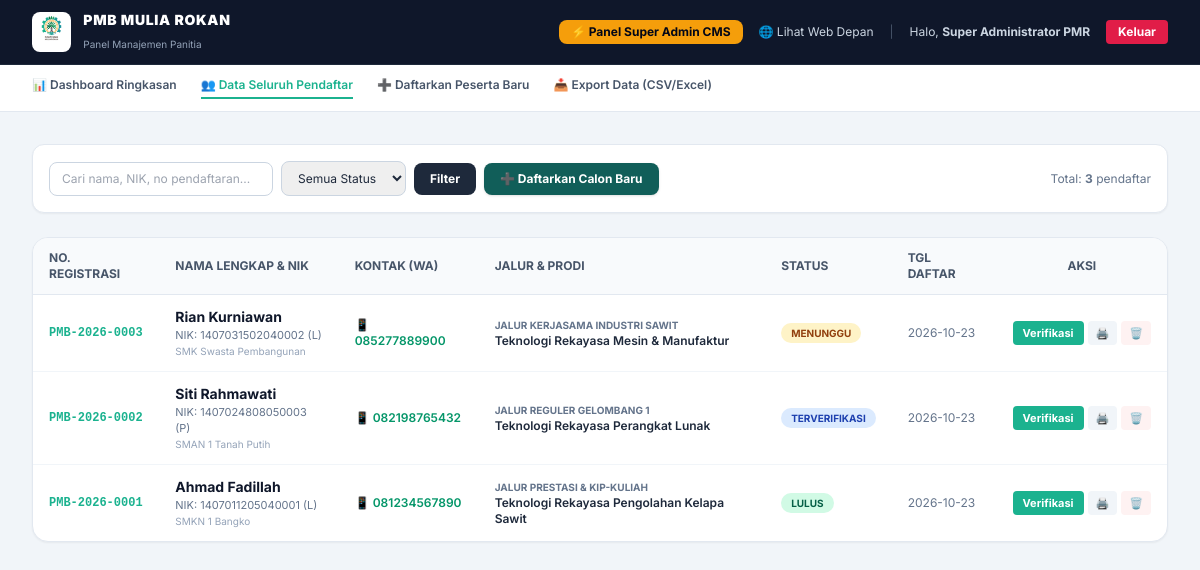
Screenshot of /admin/pendaftar.php (signed in) with the database file from the repository.
### tables this page shows
CREATE TABLE `pendaftar` (
  `id` int(11) NOT NULL AUTO_INCREMENT,
  `no_pendaftaran` varchar(30) NOT NULL UNIQUE,
  `nama_lengkap` varchar(150) NOT NULL,
  `nik` varchar(20) NOT NULL,
  `jenis_kelamin` enum('L','P') NOT NULL,
  `tempat_lahir` varchar(100) NOT NULL,
  `tanggal_lahir` date NOT NULL,
  `no_whatsapp` varchar(20) NOT NULL,
  `email` varchar(100) NOT NULL,
  `alamat` text NOT NULL,
  `asal_sekolah` varchar(150) NOT NULL,
  `jurusan_sekolah` varchar(100) DEFAULT NULL,
  `tahun_lulus` year(4) NOT NULL,
  `jalur_id` int(11) NOT NULL,
  `prodi_pilihan_1` int(11) NOT NULL,
  `prodi_pilihan_2` int(11) DEFAULT NULL,
  `foto` varchar(255) DEFAULT NULL,
  `berkas_rapor` varchar(255) DEFAULT NULL,
  `berkas_kk` varchar(255) DEFAULT NULL,
  `status_seleksi` enum('menunggu','terverifikasi','lulus','tidak_lulus') NOT NULL DEFAULT 'menunggu',
  `catatan_panitia` text DEFAULT NULL,
  `created_at` timestamp NOT NULL DEFAULT CURRENT_TIMESTAMP,
  PRIMARY KEY (`id`),
  KEY `fk_pendaftar_jalur` (`jalur_id`),
  KEY `fk_pendaftar_prodi1` (`prodi_pilihan_1`),
  KEY `fk_pendaftar_prodi2` (`prodi_pilihan_2`),
  CONSTRAINT `fk_pendaftar_jalur` FOREIGN KEY (`jalur_id`) REFERENCES `jalur_pendaftaran` (`id`) ON DELETE CASCADE,
  CONSTRAINT `fk_pendaftar_prodi1` FOREIGN KEY (`prodi_pilihan_1`) REFERENCES `program_studi` (`id`) ON DELETE CASCADE,
  CONSTRAINT `fk_pendaftar_prodi2` FOREIGN KEY (`prodi_pilihan_2`) REFERENCES `program_studi` (`id`) ON DELETE SET NULL
);

CREATE TABLE `jalur_pendaftaran` (
  `id` int(11) NOT NULL AUTO_INCREMENT,
  `kode_jalur` varchar(20) NOT NULL UNIQUE,
  `nama_jalur` varchar(100) NOT NULL,
  `deskripsi` text NOT NULL,
  `biaya_daftar` decimal(10,2) NOT NULL DEFAULT 0.00,
  `tgl_buka` date NOT NULL,
  `tgl_tutup` date NOT NULL,
  `status` enum('aktif','nonaktif') NOT NULL DEFAULT 'aktif',
  PRIMARY KEY (`id`)
);

CREATE TABLE `program_studi` (
  `id` int(11) NOT NULL AUTO_INCREMENT,
  `kode_prodi` varchar(20) NOT NULL UNIQUE,
  `nama_prodi` varchar(100) NOT NULL,
  `jenjang` enum('D3','D4') NOT NULL,
  `akreditasi` varchar(10) NOT NULL DEFAULT 'Baik',
  `kuota` int(11) NOT NULL DEFAULT 60,
  `deskripsi` text DEFAULT NULL,
  `prospek_karir` text DEFAULT NULL,
  PRIMARY KEY (`id`)
);

### admin/pendaftar.php (the view, shortened to what this page needs)
<?php
require_once __DIR__ . '/../config/database.php';
$q = trim($_GET['q'] ?? '');
$sql = "SELECT p.*, j.nama_jalur, p1.nama_prodi as prodi1_nama, p1.jenjang as prodi1_jenjang, p2.nama_prodi as prodi2_nama
        FROM pendaftar p
        LEFT JOIN jalur_pendaftaran j ON p.jalur_id = j.id
        LEFT JOIN program_studi p1 ON p.prodi_pilihan_1 = p1.id
        LEFT JOIN program_studi p2 ON p.prodi_pilihan_2 = p2.id
        WHERE 1=1";
$params = [];
$sql .= " ORDER BY p.id DESC";
$stmt = $pdo->prepare($sql);
$stmt->execute($params);
$pendaftar_list = $stmt->fetchAll();
?>
<!DOCTYPE html>
<html lang="id">
<head>
  <script src="https://cdn.tailwindcss.com"></script>
  <link rel="stylesheet" href="../assets/css/style.css">
</head>
<body class="bg-slate-100 font-['Inter'] text-slate-800">
  <nav class="bg-slate-900 text-white border-b border-slate-800">
    <div class="max-w-7xl mx-auto px-4 sm:px-6 lg:px-8">
      <div class="flex justify-between items-center h-16">
        <div class="flex items-center gap-3">
          <div class="p-1 bg-white rounded-lg shadow-xs">
            <img src="../assets/images/logo-politeknik.png" alt="Logo" class="h-8 w-auto">
          </div>
          <div>
            <h1 class="text-sm font-black uppercase tracking-wider">PMB Mulia Rokan</h1>
            <span class="text-[10px] text-slate-400">Panel Manajemen Panitia</span>
          </div>
        </div>
        <div class="flex items-center gap-4 text-xs">
          <?php if ($_SESSION['admin_role'] === 'superadmin'): ?>
            <a href="../super-admin/index.php" class="px-3 py-1 bg-amber-500 hover:bg-amber-600 text-slate-950 font-bold rounded-lg transition flex items-center gap-1">
              <span>⚡ Panel Super Admin CMS</span>
            </a>
          <?php endif; ?>
          <a href="../index.php" target="_blank" class="text-slate-300 hover:text-white flex items-center gap-1">
            <span>🌐 Lihat Web Depan</span>
          </a>
          <span class="text-slate-600">|</span>
          <span class="text-slate-300">Halo, <strong><?= htmlspecialchars($_SESSION['admin_nama']); ?></strong></span>
          <a href="logout.php" class="px-3 py-1 bg-rose-600 hover:bg-rose-700 text-white rounded font-bold transition">Keluar</a>
        </div>
      </div>
    </div>
  </nav>
  <div class="bg-white border-b border-slate-200">
    <div class="max-w-7xl mx-auto px-4 sm:px-6 lg:px-8 flex gap-6 text-xs font-semibold py-3 overflow-x-auto">
      <a href="index.php" class="text-slate-600 hover:text-primary transition">📊 Dashboard Ringkasan</a>
      <a href="pendaftar.php" class="text-primary border-b-2 border-primary pb-1">👥 Data Seluruh Pendaftar</a>
      <a href="tambah_pendaftar.php" class="text-slate-600 hover:text-primary transition">➕ Daftarkan Peserta Baru</a>
      <a href="export_excel.php" class="text-slate-600 hover:text-primary transition">📥 Export Data (CSV/Excel)</a>
    </div>
  </div>
  <main class="max-w-7xl mx-auto px-4 sm:px-6 lg:px-8 py-8 space-y-6">
    <div class="bg-white p-4 rounded-xl border border-slate-200 shadow-sm flex flex-col sm:flex-row justify-between items-center gap-4">
      <div class="flex flex-wrap items-center gap-2 w-full sm:w-auto">
        <form action="pendaftar.php" method="GET" class="flex flex-wrap items-center gap-2">
          <input type="text" name="q" value="<?= htmlspecialchars($q); ?>" placeholder="Cari nama, NIK, no pendaftaran..." class="px-3 py-2 text-xs border border-slate-300 rounded-lg w-full sm:w-56 focus:ring-primary">
          <select name="status" class="px-3 py-2 text-xs border border-slate-300 rounded-lg focus:ring-primary">
            <option value="">Semua Status</option>
          </select>
          <button type="submit" class="px-4 py-2 bg-slate-800 hover:bg-slate-900 text-white text-xs font-bold rounded-lg">
            Filter
          </button>
        </form>
        <a href="tambah_pendaftar.php" class="px-4 py-2 bg-teal-800 hover:bg-teal-900 text-white text-xs font-bold rounded-lg shadow transition flex items-center gap-1.5">
          <span>➕ Daftarkan Calon Baru</span>
        </a>
      </div>
      <div class="text-xs text-slate-500 w-full sm:w-auto text-right">
        Total: <strong><?= count($pendaftar_list); ?></strong> pendaftar
      </div>
    </div>
    <div class="bg-white rounded-2xl border border-slate-200 shadow-sm overflow-hidden">
      <div class="overflow-x-auto">
        <table class="w-full text-xs text-left">
          <thead class="bg-slate-50 text-slate-600 uppercase border-b border-slate-200 font-bold">
            <tr>
              <th class="py-3 px-4">No. Registrasi</th>
              <th class="py-3 px-4">Nama Lengkap & NIK</th>
              <th class="py-3 px-4">Kontak (WA)</th>
              <th class="py-3 px-4">Jalur & Prodi</th>
              <th class="py-3 px-4">Status</th>
              <th class="py-3 px-4">Tgl Daftar</th>
              <th class="py-3 px-4 text-center">Aksi</th>
            </tr>
          </thead>
          <tbody class="divide-y divide-slate-100">
            <?php if (empty($pendaftar_list)): ?>
            <tr>
              <td colspan="7" class="py-8 text-center text-slate-400">Belum ada data pendaftar yang sesuai kriteria.</td>
            </tr>
            <?php else: ?>
            <?php foreach ($pendaftar_list as $row): ?>
            <tr class="hover:bg-slate-50/70 transition">
              <td class="py-3 px-4 font-mono font-bold text-primary">
                <?= htmlspecialchars($row['no_pendaftaran']); ?>
              </td>
              <td class="py-3 px-4">
                <div class="font-bold text-slate-900 text-sm"><?= htmlspecialchars($row['nama_lengkap']); ?></div>
                <div class="text-[11px] text-slate-500">NIK: <?= htmlspecialchars($row['nik']); ?> (<?= $row['jenis_kelamin'] === 'L' ? 'L' : 'P'; ?>)</div>
                <div class="text-[10px] text-slate-400"><?= htmlspecialchars($row['asal_sekolah']); ?></div>
              </td>
              <td class="py-3 px-4">
                <a href="https://wa.me/<?= preg_replace('/^0/', '62', $row['no_whatsapp']); ?>" target="_blank" class="inline-flex items-center gap-1 text-emerald-600 font-semibold hover:underline">
                  <span>📱 <?= htmlspecialchars($row['no_whatsapp']); ?></span>
                </a>
              </td>
              <td class="py-3 px-4">
                <span class="text-[10px] font-bold text-slate-500 uppercase block"><?= htmlspecialchars($row['nama_jalur']); ?></span>
                <span class="font-semibold text-slate-800"><?= htmlspecialchars($row['prodi1_nama']); ?></span>
              </td>
              <td class="py-3 px-4">
                <span class="px-2.5 py-1 rounded-full text-[10px] font-bold uppercase
                  <?= $row['status_seleksi'] === 'lulus' ? 'bg-emerald-100 text-emerald-800' :
                     ($row['status_seleksi'] === 'terverifikasi' ? 'bg-blue-100 text-blue-800' :
                     ($row['status_seleksi'] === 'tidak_lulus' ? 'bg-rose-100 text-rose-800' : 'bg-amber-100 text-amber-800')); ?>">
                  <?= htmlspecialchars($row['status_seleksi']); ?>
                </span>
              </td>
              <td class="py-3 px-4 text-slate-500">
                <?= substr($row['created_at'], 0, 10); ?>
              </td>
              <td class="py-3 px-4 text-center">
                <div class="inline-flex items-center gap-1">
                  <a href="pendaftar.php?edit=<?= $row['id']; ?>" class="px-2.5 py-1 bg-primary text-white rounded font-bold hover:bg-primary-dark transition text-[11px]">
                    Verifikasi
                  </a>
                  <a href="../cetak_kartu.php?no=<?= urlencode($row['no_pendaftaran']); ?>" target="_blank" class="px-2 py-1 bg-slate-100 hover:bg-slate-200 text-slate-700 rounded transition text-[11px]" title="Cetak Kartu">
                    🖨️
                  </a>
                  <a href="pendaftar.php?delete=<?= $row['id']; ?>" onclick="return confirm('Apakah Anda yakin ingin menghapus data pendaftar ini?')" class="px-2 py-1 bg-red-50 hover:bg-red-100 text-red-600 rounded transition text-[11px]" title="Hapus">
                    🗑️
                  </a>
                </div>
              </td>
            </tr>
            <?php endforeach; ?>
            <?php endif; ?>
          </tbody>
        </table>
      </div>
    </div>
  </main>
</body>
</html>

### assets/css/style.css (style rules this page uses)
:root { --primary: #1bb28f; --primary-dark: #1b969d; --gear-left: #1bb28f; --gear-right: #1b969d; --primary-light: #e6faf5; --accent: #e9b35d; --accent-dark: #d99f43; --accent-light: #fffdf5; --bg-dark-navy: #0b1120; }
body { font-family: 'Plus Jakarta Sans', system-ui, -apple-system, BlinkMacSystemFont, "Segoe UI", Roboto, sans-serif; color: #f1f5f9; background-color: #0b1120; margin: 0; padding: 0; line-height: 1.6; }
.bg-primary { background-color: var(--primary); }
.text-primary { color: var(--primary); }
.border-primary { border-color: var(--primary); }

### rows the page displays
pendaftar: no_pendaftaran "PMB-2026-0003", nama_lengkap "Rian Kurniawan", nik "1407031502040002", jenis_kelamin "L", asal_sekolah "SMK Swasta Pembangunan", no_whatsapp "085277889900", jalur.nama_jalur "JALUR KERJASAMA INDUSTRI SAWIT", prodi_pilihan_1.nama_prodi "Teknologi Rekayasa Mesin & Manufaktur", status_seleksi "MENUNGGU", created_at "2026-10-23"
pendaftar: no_pendaftaran "PMB-2026-0002", nama_lengkap "Siti Rahmawati", nik "1407024808050003", jenis_kelamin "P", asal_sekolah "SMAN 1 Tanah Putih", no_whatsapp "082198765432", jalur.nama_jalur "JALUR REGULER GELOMBANG 1", prodi_pilihan_1.nama_prodi "Teknologi Rekayasa Perangkat Lunak", status_seleksi "TERVERIFIKASI", created_at "2026-10-23"
pendaftar: no_pendaftaran "PMB-2026-0001", nama_lengkap "Ahmad Fadillah", nik "1407011205040001", jenis_kelamin "L", asal_sekolah "SMKN 1 Bangko", no_whatsapp "081234567890", jalur.nama_jalur "JALUR PRESTASI & KIP-KULIAH", prodi_pilihan_1.nama_prodi "Teknologi Rekayasa Pengolahan Kelapa Sawit", status_seleksi "LULUS", created_at "2026-10-23"

### other values shown
$_SESSION['admin_nama'] "Super Administrator PMR"
count($pendaftar_list) "3"
